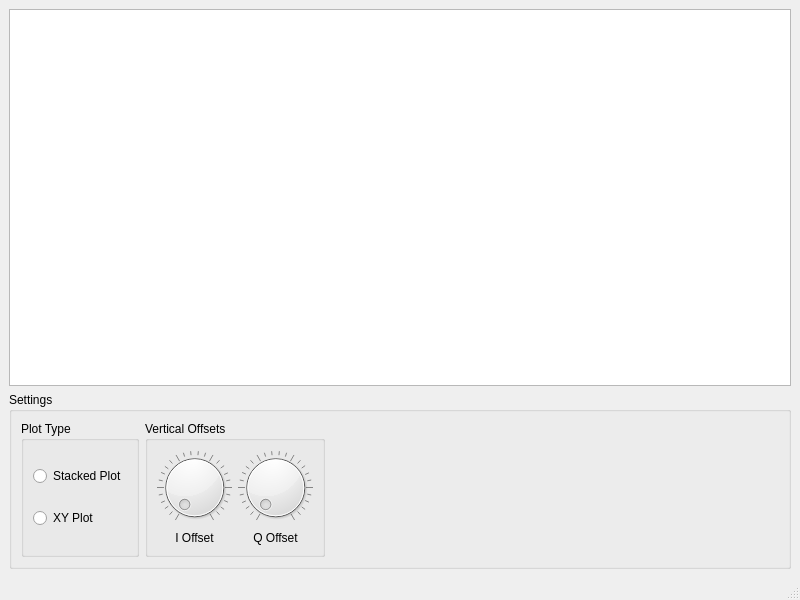
<?xml version="1.0" encoding="UTF-8"?>
<ui version="4.0">
 <class>MainWindow</class>
 <widget class="QMainWindow" name="MainWindow">
  <property name="geometry">
   <rect>
    <x>0</x>
    <y>0</y>
    <width>800</width>
    <height>600</height>
   </rect>
  </property>
  <property name="windowTitle">
   <string>2 Chan Scope</string>
  </property>
  <widget class="QWidget" name="centralwidget">
   <layout class="QVBoxLayout" name="verticalLayout">
    <item>
     <widget class="PlotWidget" name="graphicsView"/>
    </item>
    <item>
     <widget class="QGroupBox" name="groupBox">
      <property name="minimumSize">
       <size>
        <width>0</width>
        <height>100</height>
       </size>
      </property>
      <property name="title">
       <string>Settings</string>
      </property>
      <layout class="QGridLayout" name="gridLayout">
       <item row="0" column="2">
        <widget class="QGroupBox" name="groupBox_2">
         <property name="title">
          <string>Plot Type</string>
         </property>
         <layout class="QVBoxLayout" name="verticalLayout_2">
          <item>
           <widget class="QRadioButton" name="stacked_plot">
            <property name="text">
             <string>Stacked Plot</string>
            </property>
            <attribute name="buttonGroup">
             <string notr="true">buttonGroup</string>
            </attribute>
           </widget>
          </item>
          <item>
           <widget class="QRadioButton" name="xy_plot">
            <property name="text">
             <string>XY Plot</string>
            </property>
            <attribute name="buttonGroup">
             <string notr="true">buttonGroup</string>
            </attribute>
           </widget>
          </item>
         </layout>
        </widget>
       </item>
       <item row="0" column="6">
        <spacer name="horizontalSpacer">
         <property name="orientation">
          <enum>Qt::Horizontal</enum>
         </property>
         <property name="sizeHint" stdset="0">
          <size>
           <width>40</width>
           <height>20</height>
          </size>
         </property>
        </spacer>
       </item>
       <item row="0" column="3" colspan="3">
        <widget class="QGroupBox" name="groupBox_3">
         <property name="minimumSize">
          <size>
           <width>100</width>
           <height>100</height>
          </size>
         </property>
         <property name="title">
          <string>Vertical Offsets</string>
         </property>
         <layout class="QGridLayout" name="gridLayout_2">
          <item row="0" column="4">
           <widget class="QDial" name="i_offset">
            <property name="maximumSize">
             <size>
              <width>75</width>
              <height>75</height>
             </size>
            </property>
            <property name="maximum">
             <number>99</number>
            </property>
            <property name="wrapping">
             <bool>false</bool>
            </property>
            <property name="notchesVisible">
             <bool>true</bool>
            </property>
           </widget>
          </item>
          <item row="1" column="4">
           <widget class="QLabel" name="label">
            <property name="text">
             <string>I Offset</string>
            </property>
            <property name="alignment">
             <set>Qt::AlignCenter</set>
            </property>
           </widget>
          </item>
          <item row="0" column="5">
           <widget class="QDial" name="q_offset">
            <property name="maximumSize">
             <size>
              <width>75</width>
              <height>75</height>
             </size>
            </property>
            <property name="orientation">
             <enum>Qt::Horizontal</enum>
            </property>
            <property name="invertedAppearance">
             <bool>false</bool>
            </property>
            <property name="notchesVisible">
             <bool>true</bool>
            </property>
           </widget>
          </item>
          <item row="1" column="5">
           <widget class="QLabel" name="label_2">
            <property name="text">
             <string>Q Offset</string>
            </property>
            <property name="alignment">
             <set>Qt::AlignCenter</set>
            </property>
           </widget>
          </item>
         </layout>
        </widget>
       </item>
      </layout>
     </widget>
    </item>
   </layout>
  </widget>
  <widget class="QMenuBar" name="menubar">
   <property name="geometry">
    <rect>
     <x>0</x>
     <y>0</y>
     <width>800</width>
     <height>22</height>
    </rect>
   </property>
  </widget>
  <widget class="QStatusBar" name="statusbar"/>
 </widget>
 <customwidgets>
  <customwidget>
   <class>PlotWidget</class>
   <extends>QGraphicsView</extends>
   <header>pyqtgraph</header>
  </customwidget>
 </customwidgets>
 <resources/>
 <connections/>
 <buttongroups>
  <buttongroup name="buttonGroup"/>
 </buttongroups>
</ui>
